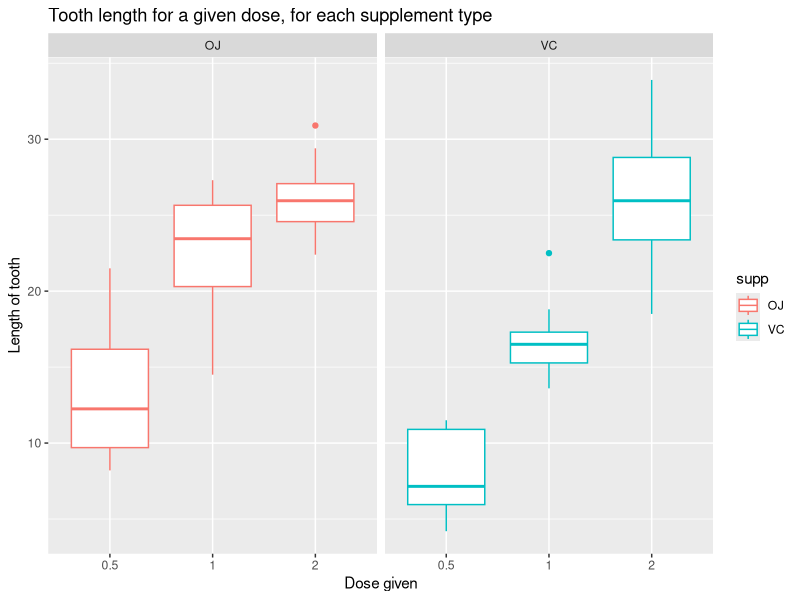

Generate this figure with R:
## ---- chunk 1
str(ToothGrowth)
## ---- chunk 2
library(ggplot2)
ggplot(data=ToothGrowth, aes(x=factor(dose),y=len, color=supp))+
  facet_wrap(~ supp )+ geom_boxplot() +
    labs(title="Tooth length for a given dose, for each supplement type", 
         x="Dose given", y="Length of tooth")
## ---- chunk 3
library(knitr)
suppressPackageStartupMessages(library(dplyr, quietly=TRUE))
tgsummary <- ToothGrowth %>%
     group_by(dose,supp) %>%
     summarise(count=n(), min=min(len), mean=mean(len), max=max(len), sd=sd(len))
kable(tgsummary)
## ---- chunk 4
#calculate using t.test() for all, 0.5, 1.0 and 2.0 
testall<- t.test(ToothGrowth[ToothGrowth$supp=='OJ',]$len,
                 ToothGrowth[ToothGrowth$supp=='VC',]$len, 
                 var.equal = FALSE)
test05<- t.test(ToothGrowth[(ToothGrowth$supp=='OJ')&(ToothGrowth$dose==0.5),]$len,
       ToothGrowth[(ToothGrowth$supp=='VC')&(ToothGrowth$dose==0.5),]$len,
       var.equal = FALSE)
test10 <- t.test(ToothGrowth[(ToothGrowth$supp=='OJ')&(ToothGrowth$dose==1),]$len,
       ToothGrowth[(ToothGrowth$supp=='VC')&(ToothGrowth$dose==1),]$len,
       var.equal = FALSE)
test20 <- t.test(ToothGrowth[(ToothGrowth$supp=='OJ')&(ToothGrowth$dose==2),]$len,
       ToothGrowth[(ToothGrowth$supp=='VC')&(ToothGrowth$dose==2),]$len,
       var.equal = FALSE)
#create dataframe with results
dfall <- data.frame(row.names='all doses',pvalue=testall$p.value,
                    confinf=testall$conf.int[1],confsup=testall$conf.int[2],
                    OJmean=testall$estimate[1],VCmean=testall$estimate[2])
df05 <- data.frame(row.names='O.5 dose',pvalue=test05$p.value,
                   confinf=test05$conf.int[1],confsup=test05$conf.int[2],
                   OJmean=test05$estimate[1],VCmean=test05$estimate[2])
df10 <- data.frame(row.names='1.0 dose',pvalue=test10$p.value,
                   confinf=test10$conf.int[1],confsup=test10$conf.int[2],
                   OJmean=test10$estimate[1],VCmean=test10$estimate[2])
df20 <- data.frame(row.names='2.0 dose',pvalue=test20$p.value,
                   confinf=test20$conf.int[1],confsup=test20$conf.int[2],
                   OJmean=test20$estimate[1],VCmean=test20$estimate[2])
#display table with results
kable(total <- rbind(dfall, df05, df10, df20) )
